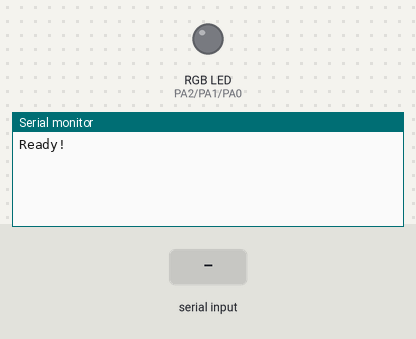
Bench run of a sketch on a simulated STM32 Blue Pill. On the bench: an RGB LED mixed from three pins (HIGH = lit), the last lines printed to the serial monitor. Inputs (shaded band) come from the test bench.

Above: at 1.2 s.
1.3 s: "90,45\n" received over Serial
At 2.0 s:
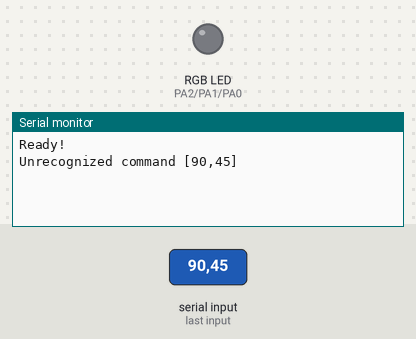
2.8 s: "0\n" received over Serial
At 4.3 s:
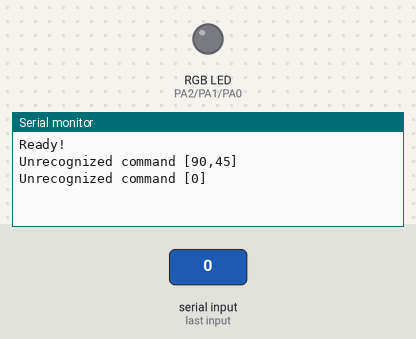

Measured:
- after the input at 1.3 s, the serial monitor: prints a new line at once (image 1)
- after the input at 2.8 s, the serial monitor: prints a new line at once (image 2)

The sketch:

SerialCommandsArguments.ino
```cpp
// (licence header left out)
#include <Arduino.h>
#include "SerialCommands.h"
#include <string.h>
#include <stdlib.h>

//Arduino UNO PWM pins
const int kRedLedPin = PA2;
const int kGreenLedPin = PA1;
const int kBlueLedPin = PA0;

char serial_command_buffer_[32];
SerialCommands serial_commands_(&Serial, serial_command_buffer_, sizeof(serial_command_buffer_), "\r", " ");

//This is the default handler, and gets called when no other command matches.
void cmd_unrecognized(SerialCommands* sender, const char* cmd)
{
	sender->GetSerial()->print("Unrecognized command [");
	sender->GetSerial()->print(cmd);
	sender->GetSerial()->println("]");
}

//helper function pass led string (lower case) and pwm value
bool set_led(char* led, int pwm)
{
	pwm = 255 - pwm;
	int pin = - 1;

	//note: compare is case sensitive
	if (strcmp(led, "r") == 0)
	{
		pin = kRedLedPin;
	}
	else if (strcmp(led, "g") == 0)
	{
		pin = kGreenLedPin;
	}
	else if (strcmp(led, "b") == 0)
	{
		pin = kBlueLedPin;
	}

	if (pin<0)
	{
		//invalid pin
		return false;
	}

	if (pwm <= 0)
	{
		digitalWrite(pin, LOW);
	}
	else if (pwm >= 255)
	{
		digitalWrite(pin, HIGH);
	}
	else
	{
		analogWrite(pin, pwm);
	}

	return true;
}


//First parameter pwm value is required
//Optional parameters: led colors
//e.g. LED 128 red
//     LED 128 red blue
//     LED 0 red blue green
void cmd_rgb_led(SerialCommands* sender)
{
	//Note: Every call to Next moves the pointer to next parameter

	char* pwm_str = sender->Next();
	if (pwm_str == NULL)
	{
		sender->GetSerial()->println("ERROR NO_PWM");
		return;
	}
	int pwm = atoi(pwm_str);

	char* led_str;
	while ((led_str = sender->Next()) != NULL)
	{
		if (set_led(led_str, pwm))
		{
			sender->GetSerial()->print("LED_STATUS ");
			sender->GetSerial()->print(led_str);
			sender->GetSerial()->print(" ");
			sender->GetSerial()->println(pwm);
		}
		else
		{
			sender->GetSerial()->print("ERROR ");
			sender->GetSerial()->println(led_str);
		}
	}
}


SerialCommand cmd_rgb_led_("l", cmd_rgb_led);

void setup()
{
	Serial.setRx(PA10);
	Serial.setTx(PA9);
	Serial.begin(57600);

	pinMode(kRedLedPin, OUTPUT);
	pinMode(kGreenLedPin, OUTPUT);
	pinMode(kBlueLedPin, OUTPUT);

	set_led("red", 0);
	set_led("green", 0);
	set_led("blue", 0);

	serial_commands_.SetDefaultHandler(cmd_unrecognized);
	serial_commands_.AddCommand(&cmd_rgb_led_);

	Serial.println("Ready!");
}

void loop()
{
	serial_commands_.ReadSerial();
}
```
